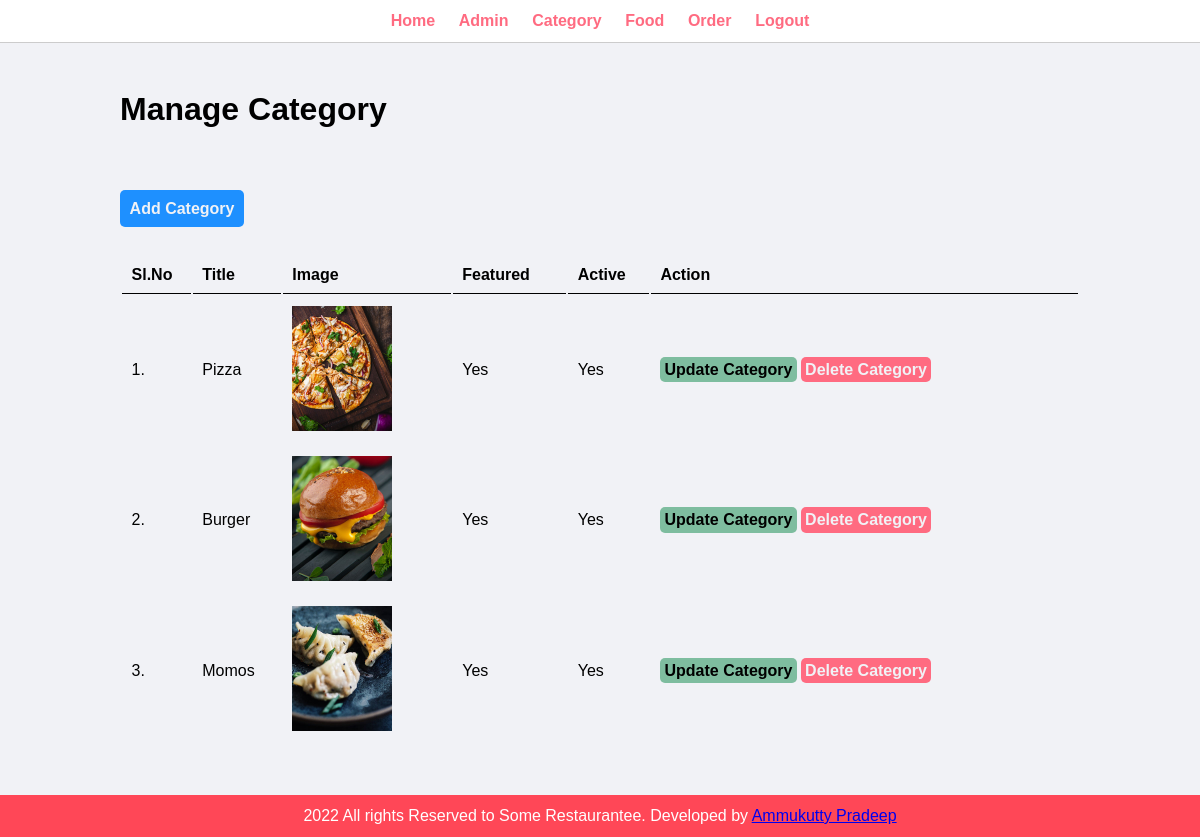
Screenshot of /admin/manage-category.php (signed in) with the database file from the repository.
### tables this page shows
CREATE TABLE `category_tb` (
  `id` int(10) UNSIGNED NOT NULL,
  `title` varchar(100) NOT NULL,
  `image_name` varchar(255) NOT NULL,
  `featured` varchar(10) NOT NULL,
  `active` varchar(10) NOT NULL
);

### admin/manage-category.php (the view, shortened to what this page needs)
<?php include('partials/menu.php') ?>
    <div class="main-content">
        <div class="wrapper">
            <h1>Manage Category</h1>
            <br><br>
            <br><br>
            <a href="<?php echo SITEURL; ?>admin/add-category.php" class="btn-primary">Add Category</a>
            <br><br><br>
            <table class="tbl-full">
                <tr>
                    <th>Sl.No</th>
                    <th>Title</th>
                    <th>Image</th>
                    <th>Featured</th>
                    <th>Active</th>
                    <th>Action</th>
                </tr>
                <?php
                $sql="SELECT * FROM category_tb";
                $result=mysqli_query($conn,$sql);
                $count=mysqli_num_rows($result);
                $sn=1;
                if($count > 0){
                    while($row=mysqli_fetch_assoc($result)){
                        $id=$row['id'];
                        $title=$row['title'];
                        $image_name=$row['image_name'];
                        $featured=$row['featured'];
                        $active=$row['active'];
                        ?>
                        <tr>
                            <td><?php echo $sn++ ;?>.</td>
                            <td><?php echo $title;?></td>
                            <td>
                                <?php
                                if($image_name!=""){
                                    ?>
                                    <img src="<?php echo SITEURL;?>images/categories/<?php echo $image_name ;?>" width="100px">
                                    <?php
                                }else{
                                    echo "<div class='error'>Image Not Added</div>";
                                }
                                ?>
                            </td>
                            <td><?php echo $featured;?></td>
                            <td><?php echo $active;?></td>
                            <td><a href="<?php echo SITEURL ;?>admin/update-category.php?id=<?php echo $id?>" class="btn-secondary">Update Category</a>
                                <a href="<?php echo SITEURL ;?>admin/delete-category.php?id=<?php echo $id?>&image_name=<?php echo $image_name; ?>" class="btn-danger" >Delete Category</a>
                            </td>
                        </tr>
                        <?php
                    }
                }else{
                    ?>
                    <tr>
                        <td colspan="6"><div class="error">No Catgory Added.</div></td>
                    </tr>
                    <?php
                }
                ?>
            </table>
        </div>
    </div>
<?php include('partials/footer.php') ?>

### css/admin.css (style rules this page uses)
* { margin: 0 0; padding: 0 0; font-family: Arial, Helvetica, sans-serif; }
.wrapper { padding: 1%; width: 80%; margin: 0 auto; }
.tbl-full { width: 100%; }
table tr th { border-bottom: 1px solid black; padding: 1%; text-align: left; }
table tr td { padding: 1%; }
.btn-primary { background-color: #1e90ff; padding: 1%; color: #f1f2f6; text-decoration: none; font-weight: bold; border-radius: 5px; }
.btn-secondary { background-color: #7ebd9f; padding: 1%; color: black; text-decoration: none; font-weight: bold; border-radius: 5px; }
.btn-danger { background-color: #ff6b81; padding: 1%; color: #f1f2f6; text-decoration: none; font-weight: bold; border-radius: 5px; }
.main-content { background-color: #f1f2f6; padding: 3% 0; }

### rows the page displays
category_tb: title "Pizza", image_name (picture), featured "Yes", active "Yes"
category_tb: title "Burger", image_name (picture), featured "Yes", active "Yes"
category_tb: title "Momos", image_name (picture), featured "Yes", active "Yes"
